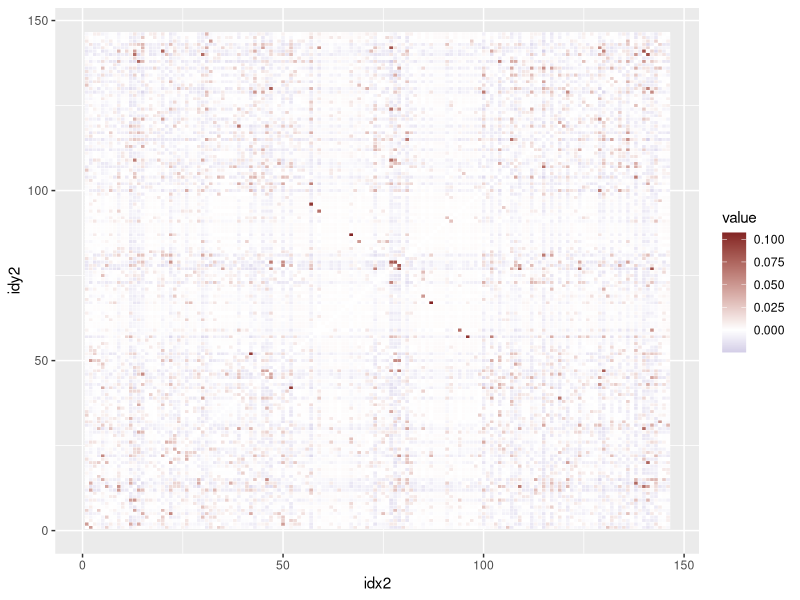
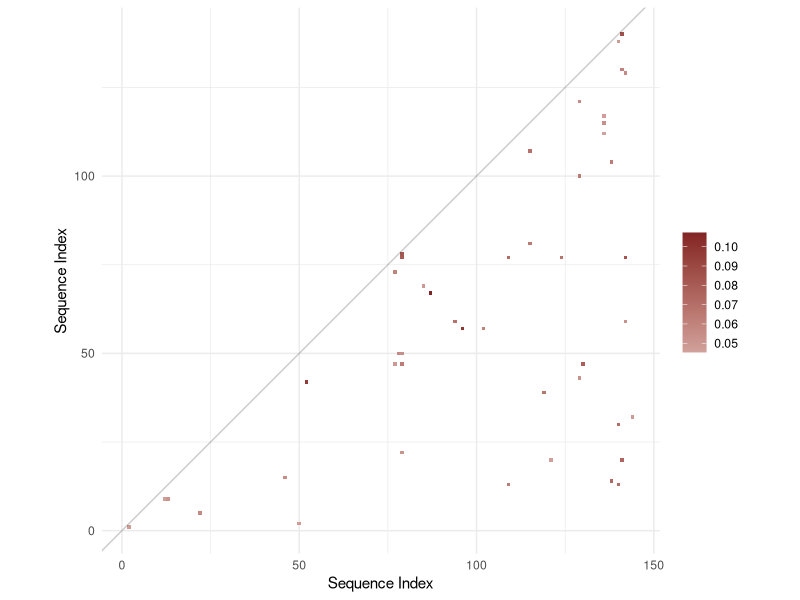
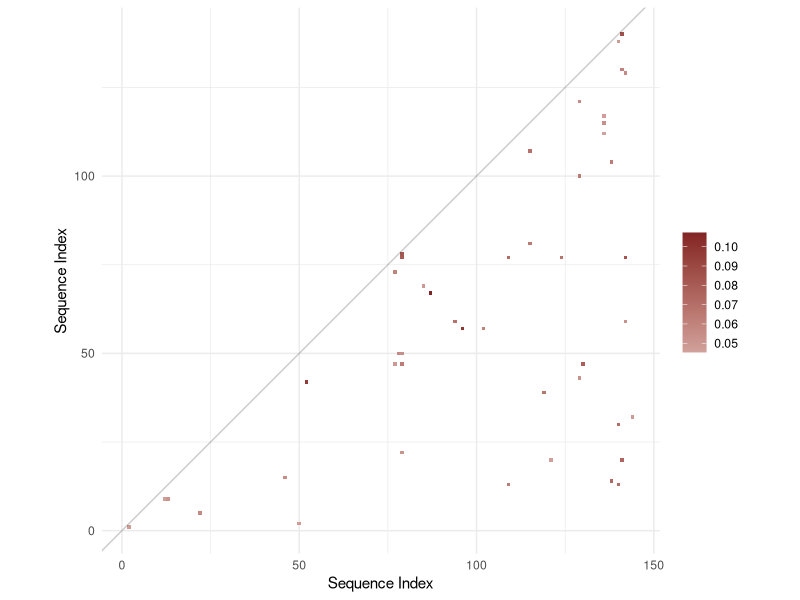

R code for these plots, in order:
## ---- chunk 1
knitr::opts_chunk$set(echo = TRUE)

library(tidyr)
library(dplyr)

library(ggplot2)
library(scales)
library(data.table)



## ---- chunk 2
data <- read.table("./Line1-RA0.6-DCA.txt",header=FALSE,sep=" ")

row.names(data) <- 1:dim(data)[1]
colnames(data) <- 1:dim(data)[2]

data
## ---- chunk 3

data3 <- data %>% 
  mutate(idx=row.names(data)) %>%
  gather(key=idy,value=value,1:dim(data)[1])

data4 <-
   data3 %>%
  mutate(idx2=as.numeric(gsub("aa","",idx)),idy2=as.numeric(gsub("aa","",idy)))

## ---- chunk 4


p <- ggplot(data4, aes(idx2, idy2)) + 
  geom_tile(aes(fill = value),colour = "white") +
  scale_fill_gradient2(low=muted("blue"),high=muted("red"))

print(p)
## ---- chunk 5

#data.theor <- fread("./theoretical.tsv",header=F)

# data.theor.dat <- data.theor %>%
#   mutate(idx=V1,idy=V2, value=max(data3$value)) %>%
#   select(idx,idy,value)

data.dat <- data3 %>%
  mutate(idx =as.numeric(idx),idy=as.numeric(idy)) %>%
  filter(idx > idy)



#data.all <- rbind(data.theor.dat,data.dat)

## ---- chunk 6

cutoff = 0.045

data.dat.filtered <- 
  data.dat %>%
  filter(value > cutoff)

p2 <- ggplot(data.dat.filtered, aes(idx, idy)) + 
  geom_tile(aes(fill = value)) +
  geom_abline(alpha=0.2) +
  scale_fill_gradient2(low=muted("blue"),high=muted("red"),name = "")+
  theme_minimal()+
  xlab("Sequence Index")+
  ylab("Sequence Index")+
  
  
  coord_fixed(ratio=1)

print(p2)
## ---- chunk 7
ggsave(plot=p2,file="a.png",dpi=900,width = 4,height = 4)
